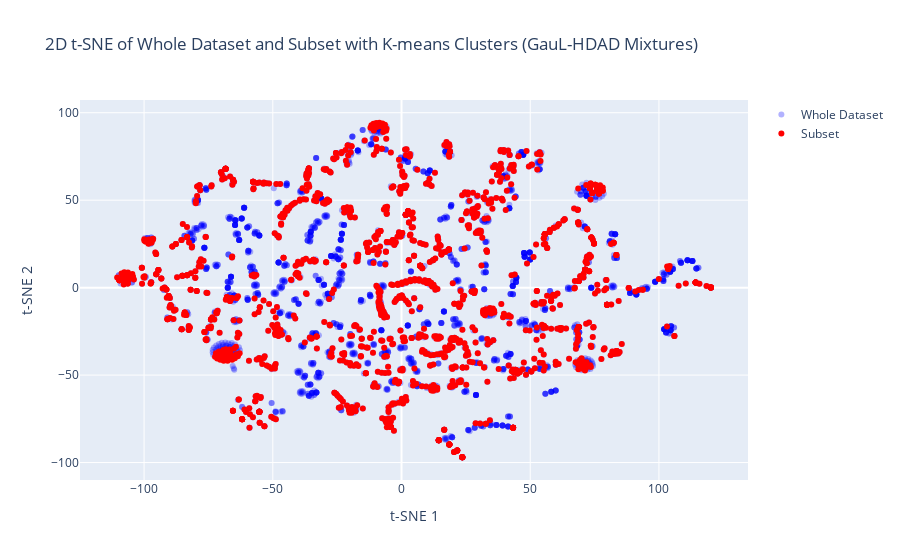

Notebook source saved alongside this figure:
### Code cell
import plotly.graph_objects as go

# Create scatter plot with Plotly
fig = go.Figure()

# Whole Dataset (blue points)
fig.add_trace(go.Scatter(
    x=combined_tsne_gau_2d[:len(df_big['repAB'].tolist()), 0], 
    y=combined_tsne_gau_2d[:len(df_big['repAB'].tolist()), 1],
    mode='markers',
    name='Whole Dataset',
    marker=dict(color='blue', size=6, opacity=0.3),
    hovertemplate="CAS_A: %{text}<br>CAS_B: %{customdata}<extra></extra>",  # Customize hover text
    text=[f"CAS_A: {row['CAS_A']}" for _, row in df_big.iterrows()],  # Add CAS_A info as text
    customdata=[f"CAS_B: {row['CAS_B']}" for _, row in df_big.iterrows()]  # Add CAS_B info as customdata
))

# Subset Dataset (red points)
fig.add_trace(go.Scatter(
    x=combined_tsne_gau_2d[len(df_big['repAB'].tolist()):, 0], 
    y=combined_tsne_gau_2d[len(df_big['repAB'].tolist()):, 1],
    mode='markers',
    name='Subset',
    marker=dict(color='red', size=6),
    hovertemplate="CAS_A: %{text}<br>CAS_B: %{customdata}<extra></extra>",  # Customize hover text
    text=[f"CAS_A: {row['CAS_A']}" for _, row in df_big[len(df_big['repAB'].tolist()):].iterrows()],  # Add CAS_A info as text for subset
    customdata=[f"CAS_B: {row['CAS_B']}" for _, row in df_big[len(df_big['repAB'].tolist()):].iterrows()]  # Add CAS_B info as customdata for subset
))

# Update layout (title, axis labels, etc.)
fig.update_layout(
    title="2D t-SNE of Whole Dataset and Subset with K-means Clusters (GauL-HDAD Mixtures)",
    xaxis_title="t-SNE 1",
    yaxis_title="t-SNE 2",
    showlegend=True
)

# Show the plot
fig.show()

### Figure 1 — Plotly figure (JSON) as saved in the notebook; plotly's stock layout.template omitted (floating-point values rounded to 4 significant figures; data arrays with more than 128 entries replaced by an {"elided": "..."} marker saying what was removed)
{"data": [{"customdata": {"elided": "3069 str values"}, "hovertemplate": "CAS_A: %{text}<br>CAS_B: %{customdata}<extra></extra>", "marker": {"color": "blue", "opacity": 0.3, "size": 6}, "mode": "markers", "name": "Whole Dataset", "text": {"elided": "3069 str values"}, "type": "scatter", "x": {"elided": "3069 float values"}, "y": {"elided": "3069 float values"}}, {"customdata": [], "hovertemplate": "CAS_A: %{text}<br>CAS_B: %{customdata}<extra></extra>", "marker": {"color": "red", "size": 6}, "mode": "markers", "name": "Subset", "text": [], "type": "scatter", "x": {"elided": "1453 float values"}, "y": {"elided": "1453 float values"}}], "layout": {"showlegend": true, "title": {"text": "2D t-SNE of Whole Dataset and Subset with K-means Clusters (GauL-HDAD Mixtures)"}, "xaxis": {"title": {"text": "t-SNE 1"}}, "yaxis": {"title": {"text": "t-SNE 2"}}}}
